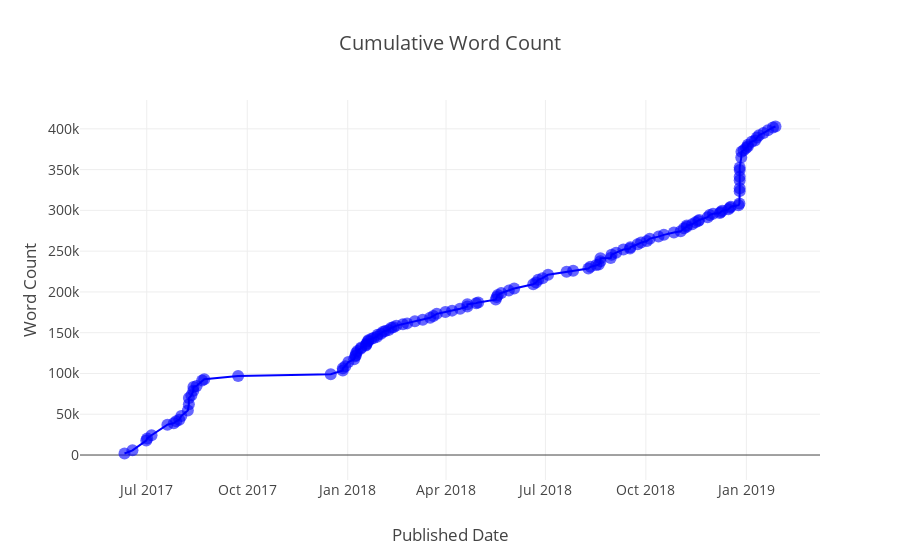

The notebook cell saved with this chart:
### Code cell
# How productive are you?
figure = make_cum_plot(df, y='word_count')
iplot(figure)

### Figure 1 — Plotly figure (JSON) as saved in the notebook; plotly's stock layout.template omitted (floating-point values rounded to 4 significant figures; data arrays with more than 128 entries replaced by an {"elided": "..."} marker saying what was removed)
{"data": [{"marker": {"color": "blue", "line": {"color": "black"}, "opacity": 0.6, "size": 12}, "mode": "lines+markers", "text": {"elided": "133 str values"}, "type": "scatter", "uid": "84e2f920-da57-4a11-9f13-0c9b48a62956", "x": {"elided": "133 str values"}, "y": {"elided": "133 int values"}}], "layout": {"font": {"size": 14}, "title": {"text": "Cumulative Word Count"}, "xaxis": {"title": {"text": "Published Date"}, "type": "date"}, "yaxis": {"title": {"text": "Word Count"}}}}
